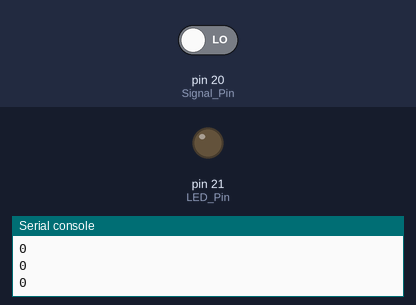
A program run on a simulated MicroPython board. On the bench: output pins drawn as LEDs (lit = HIGH), the last lines printed to the serial console. The test bench sets the inputs (shaded band); at power-on: pin 20 (Signal_Pin) LOW.

Above: at 1.2 s.
1.3 s: pin 20 (Signal_Pin) driven HIGH
At 2.5 s:
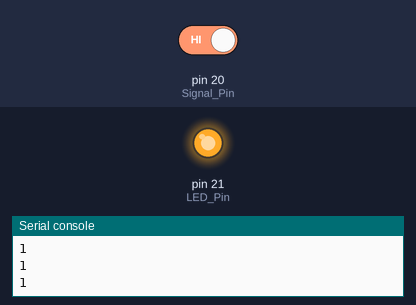
2.8 s: pin 20 (Signal_Pin) driven LOW
At 3.7 s:
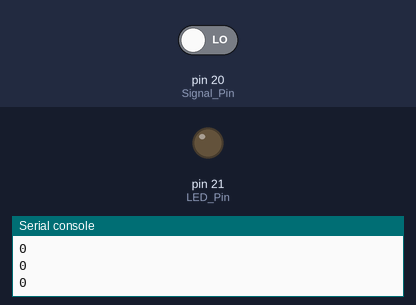
Timing chart, 0 to 5.8 s (numbered marks = the images above; inputs shaded):
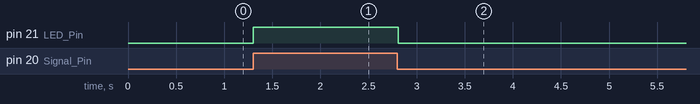

Measured:
- after the input at 1.3 s, pin 21 (LED_Pin): LOW → HIGH at once
- after the input at 2.8 s, pin 21 (LED_Pin): HIGH → LOW at once

The program:

main.py
```python
# Codificado por Raul Alvarez Espinoza - 18212141
from machine import Pin
import time

Signal_Pin = Pin(20, Pin.IN)
LED_Pin = Pin(21, Pin.OUT)

while True:
    print(Signal_Pin.value())
    LED_Pin.value(Signal_Pin.value())
    time.sleep(0.05)
```
